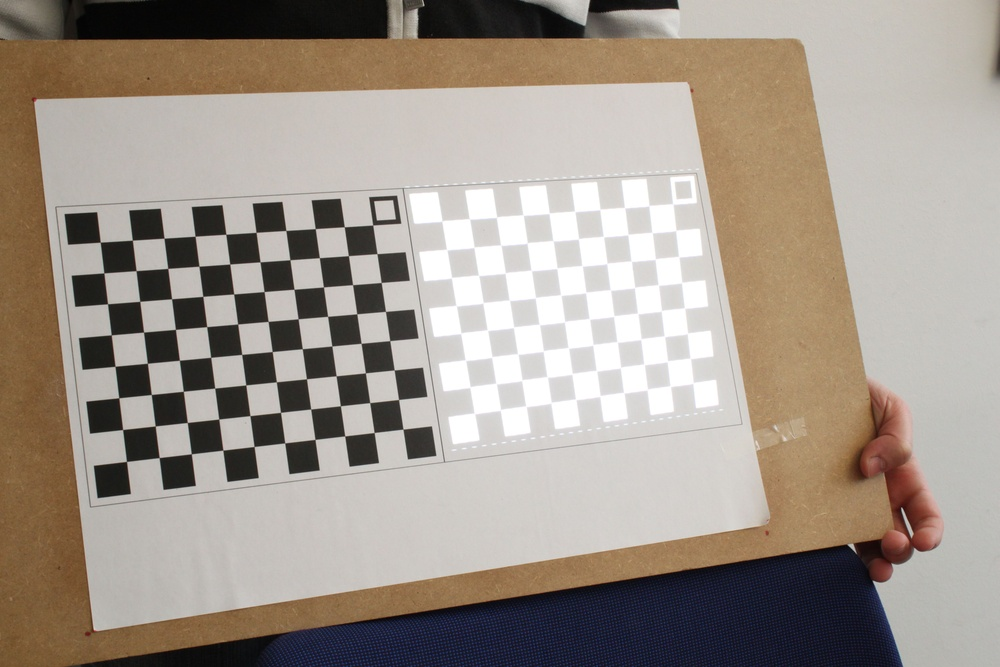
#> input picture ES03/data/Camera01.jpg, 1000 x 667 px, shrunk from 4752 x 3168 before the run
$ python main.py
#> lines starting #> are read from the running program, lines starting #| are printed output that depends on the picture
import cv2 as cv
import matplotlib.pyplot as plt
import numpy as np
import scipy.io as io


def skew(a):
    return np.array([
        [0, -a[0][2], a[0][1]],
        [a[0][2], 0, -a[0][0]],
        [-a[0][1], a[0][0], 0]
    ])


d_path = './data/data.mat'
d = io.loadmat(d_path)
#> (reads ES03/data/data.mat from the repository)
K_0, K_1 = d['K_0'], d['K_1']
R_1, t_1 = d['R_1'], d['t_1']
cornersCam0, cornersCam1 = d['cornersCam0'], d['cornersCam1']

R_0, t_0 = np.identity(3), np.zeros((1, 3))

####################### 1. Feature matching using the epipolar constraint ################################

# a. compute F

# F = K'^-T [t]_x R K^-1
K_1_inv_t = np.linalg.inv(K_1.T)
t_skew_symmetric = skew(t_1)
F = K_1_inv_t @ t_skew_symmetric @ R_1 @ np.linalg.inv(K_0)
Fu, Fs, Fvh = np.linalg.svd(F)
if Fs[2] > 0.0001:
    print('F is not rank 2, enforce F to rank 2.')
    Fs[2] = 0
    F = Fu @ np.diag(Fs) @ Fvh
print(F)
# b. compute the epipolar line in image camera01.jpg

# l' = Fx
# l = F^T x'
cornersCam0_homo = np.c_[cornersCam0, np.ones(cornersCam0.shape[0])]
l_1 = cornersCam0_homo @ F

# c. draw each epipolar line

path = './data/'
img = cv.imread(path + 'Camera01.jpg')
#> img is the input picture: shape (667, 1000, 3); mean B, G, R 139.8, 149.9, 160.1

for l in l_1:
    start_point = (0, int((-l[0] * 0 - l[2]) / l[1]))
    end_point = (img.shape[1], int((-l[0] * img.shape[1] - l[2]) / l[1]))
    color = (0, 255, 0)
    img = cv.line(img, start_point, end_point, color, thickness=5)

# save image as epilines.jpg
cv.imwrite('./' + 'epilines.jpg', img)

# d. minimal algebraic distance to l_0
cornersCam1_homo = np.c_[cornersCam1, np.ones(cornersCam1.shape[0])]
cornersCam0_homo = cornersCam1_homo.T

matches_0 = []
for c0 in cornersCam0:
    l_1 = F @ np.array([[c0[0]], [c0[1]], [1]])
    distance = 100 * np.ones([len(cornersCam1_homo)])
    for index, c1 in enumerate(cornersCam1_homo):
        distance[index] = \
            abs(l_1[0] * c1[0] + l_1[1] * c1[1] + l_1[2]) / np.sqrt(
                np.square(l_1[0]) + np.square(l_1[1]))

    match = cornersCam1[np.argmin(distance)]
    matches_0.append(match)

# e. connect corresponding points between images with lines

# combine two images
img0 = cv.imread(path + 'Camera00.jpg')
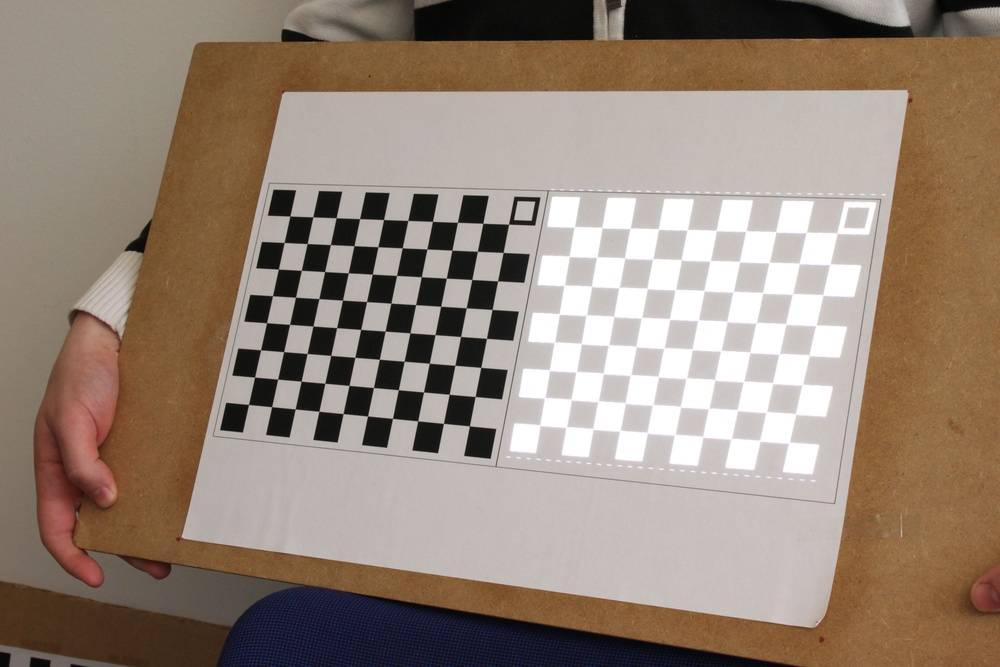
#> input picture ES03/data/Camera00.jpg, 1000 x 667 px, shrunk from 4752 x 3168 before the run
#> img0 is the input picture: shape (667, 1000, 3); mean B, G, R 119, 132.7, 149.2
img1 = cv.imread(path + 'Camera01.jpg')
img_connected = np.concatenate((img0, img1), axis=0)
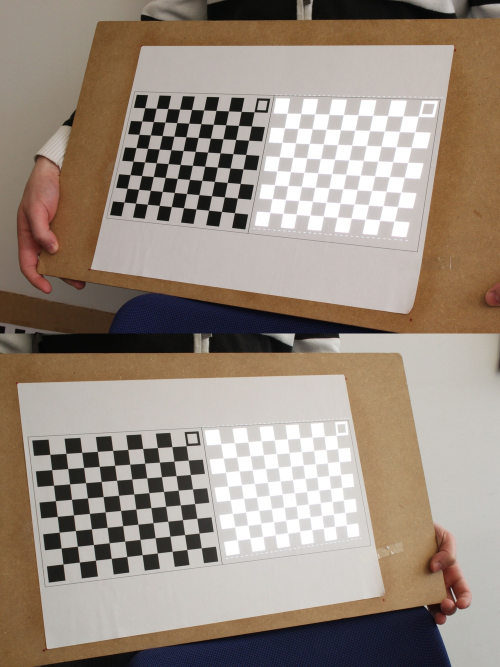
#> img_connected: shape (1334, 1000, 3) (shown at 1/2 size); mean B, G, R 129.4, 141.3, 154.6

# draw lines
y_displacement = img0.shape[0]
#> y_displacement = 667
for index in range(cornersCam0.shape[0]):
    start_point = (int(cornersCam0[index][0]), int(cornersCam0[index][1]))
    end_point = (int(matches_0[index][0]), int(matches_0[index][1] + y_displacement))
    color = (np.random.randint(255), np.random.randint(255), np.random.randint(255))
    img_connected = cv.line(img_connected, start_point, end_point, color, thickness=5)

cv.imwrite('./' + 'matches.jpg', img_connected)

####################### 2. Structure Reconstruction ################################

# triangulate the 3D positions in the world c.s.
P_0 = K_0 @ np.c_[R_0, t_0.T]
P_1 = K_1 @ np.c_[R_1, t_1.T]

X_array = np.zeros((1, 3))
for index in range(cornersCam0.shape[0]):
    p_0_1, p_0_2, p_0_3 = P_0[0, :], P_0[1, :], P_0[2, :]
    p_1_1, p_1_2, p_1_3 = P_1[0, :], P_1[1, :], P_1[2, :]
    x0, y0 = cornersCam0[index]
    x1, y1 = matches_0[index]
    A = np.asarray([p_0_3 * x0 - p_0_1,
                    p_0_3 * y0 - p_0_2,
                    p_1_3 * x1 - p_1_1,
                    p_1_3 * y1 - p_1_2])
    """   A = np.asarray([
           cornersCam0[index][0] * P_0[2, :] - P_0[0, :],
           cornersCam0[index][1] * P_0[2, :] - P_0[1, :],
           matches_0[index][0] * P_1[2, :] - P_0[0, :],
           matches_0[index][1] * P_1[2, :] - P_0[1, :]
       ])
    """
    u, s, vh = np.linalg.svd(A)
    X_homo = vh.T[:, -1]  # last column of V is the minimizer of the problem
    X = X_homo / X_homo[-1]
    X_array = np.vstack([X_array, X[:-1]])

X_array = X_array[1:, :]

# Plot reconstructed chessboard points in 3D space
fig = plt.figure(figsize=(4, 4))
ax = fig.add_subplot(111, projection='3d')
ax.scatter(X_array[:, 0], X_array[:, 1], X_array[:, 2])

# visualize the optical center and optical axis

origin_0 = np.array([t_0[0][0], t_0[0][1], t_0[0][2]])

origin_1 = np.dot(np.linalg.inv(R_1), -t_1.reshape(3))
ax.scatter(origin_0[0], origin_0[1], origin_0[2], color='red')
ax.scatter(origin_1[0], origin_1[1], origin_1[2], color='green')

z_0 = R_0[2, :] * 100
z_1 = np.linalg.inv(R_1) @ np.array([[0], [0], [10]])
z_1 = z_1.reshape(3)
ax.plot([origin_0[0], z_0[0]], [origin_0[1], z_0[1]], zs=[origin_0[2], z_0[2]], color='red')
ax.plot([origin_1[0], z_1[0]], [origin_1[1], z_1[1]], zs=[origin_1[2], z_1[2]], color='green')

plt.show()
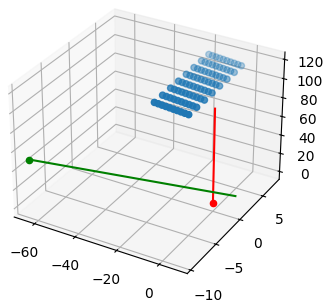
#> figure drawn by matplotlib, 1 panel
